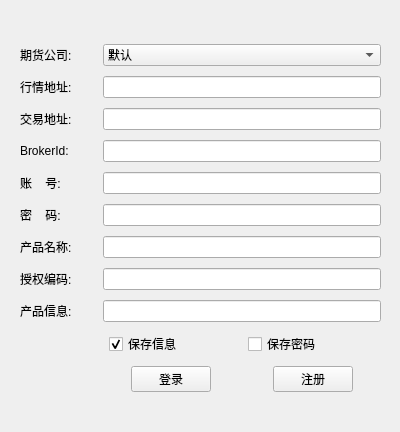
<?xml version="1.0" encoding="UTF-8"?>
<ui version="4.0">
 <class>Login</class>
 <widget class="QWidget" name="Login">
  <property name="geometry">
   <rect>
    <x>0</x>
    <y>0</y>
    <width>400</width>
    <height>432</height>
   </rect>
  </property>
  <property name="windowTitle">
   <string>Form</string>
  </property>
  <widget class="QWidget" name="layoutWidget">
   <property name="geometry">
    <rect>
     <x>20</x>
     <y>40</y>
     <width>361</width>
     <height>361</height>
    </rect>
   </property>
   <layout class="QVBoxLayout" name="verticalLayout">
    <item>
     <layout class="QHBoxLayout" name="horizontalLayout_7" stretch="5,18">
      <item>
       <widget class="QLabel" name="label_7">
        <property name="text">
         <string>期货公司:</string>
        </property>
       </widget>
      </item>
      <item>
       <widget class="QComboBox" name="comboBox">
        <item>
         <property name="text">
          <string>默认</string>
         </property>
        </item>
        <item>
         <property name="text">
          <string>Simnow电信一</string>
         </property>
        </item>
        <item>
         <property name="text">
          <string>Simnow电信二</string>
         </property>
        </item>
        <item>
         <property name="text">
          <string>Simnow移动</string>
         </property>
        </item>
        <item>
         <property name="text">
          <string>Simnow7*24小时</string>
         </property>
        </item>
        <item>
         <property name="text">
          <string>招金期货测试</string>
         </property>
        </item>
       </widget>
      </item>
     </layout>
    </item>
    <item>
     <layout class="QHBoxLayout" name="horizontalLayout" stretch="5,18">
      <item>
       <widget class="QLabel" name="label_2">
        <property name="text">
         <string>行情地址:</string>
        </property>
       </widget>
      </item>
      <item>
       <widget class="QLineEdit" name="Md_Edit"/>
      </item>
     </layout>
    </item>
    <item>
     <layout class="QHBoxLayout" name="horizontalLayout_2" stretch="5,18">
      <item>
       <widget class="QLabel" name="label_3">
        <property name="text">
         <string>交易地址:</string>
        </property>
       </widget>
      </item>
      <item>
       <widget class="QLineEdit" name="Td_Edit"/>
      </item>
     </layout>
    </item>
    <item>
     <layout class="QHBoxLayout" name="horizontalLayout_3" stretch="5,18">
      <item>
       <widget class="QLabel" name="label_4">
        <property name="text">
         <string>BrokerId:</string>
        </property>
       </widget>
      </item>
      <item>
       <widget class="QLineEdit" name="Broker_Edit"/>
      </item>
     </layout>
    </item>
    <item>
     <layout class="QHBoxLayout" name="horizontalLayout_4" stretch="5,18">
      <item>
       <widget class="QLabel" name="label_5">
        <property name="text">
         <string>账    号:</string>
        </property>
       </widget>
      </item>
      <item>
       <widget class="QLineEdit" name="Account_Edit"/>
      </item>
     </layout>
    </item>
    <item>
     <layout class="QHBoxLayout" name="horizontalLayout_5" stretch="5,18">
      <item>
       <widget class="QLabel" name="label_6">
        <property name="text">
         <string>密    码:</string>
        </property>
       </widget>
      </item>
      <item>
       <widget class="QLineEdit" name="Password_Edit"/>
      </item>
     </layout>
    </item>
    <item>
     <layout class="QHBoxLayout" name="horizontalLayout_9" stretch="5,18">
      <item>
       <widget class="QLabel" name="label_8">
        <property name="text">
         <string>产品名称:</string>
        </property>
       </widget>
      </item>
      <item>
       <widget class="QLineEdit" name="AppID_Edit"/>
      </item>
     </layout>
    </item>
    <item>
     <layout class="QHBoxLayout" name="horizontalLayout_10" stretch="5,18">
      <item>
       <widget class="QLabel" name="label_9">
        <property name="text">
         <string>授权编码:</string>
        </property>
       </widget>
      </item>
      <item>
       <widget class="QLineEdit" name="Authorization_Edit"/>
      </item>
     </layout>
    </item>
    <item>
     <layout class="QHBoxLayout" name="horizontalLayout_11" stretch="5,18">
      <item>
       <widget class="QLabel" name="label_10">
        <property name="text">
         <string>产品信息:</string>
        </property>
       </widget>
      </item>
      <item>
       <widget class="QLineEdit" name="ProductionInfo_Edit"/>
      </item>
     </layout>
    </item>
    <item>
     <layout class="QHBoxLayout" name="horizontalLayout_6" stretch="2,3,3">
      <item>
       <spacer name="horizontalSpacer">
        <property name="orientation">
         <enum>Qt::Horizontal</enum>
        </property>
        <property name="sizeHint" stdset="0">
         <size>
          <width>40</width>
          <height>20</height>
         </size>
        </property>
       </spacer>
      </item>
      <item>
       <widget class="QCheckBox" name="SaveAccount">
        <property name="text">
         <string>保存信息</string>
        </property>
        <property name="checked">
         <bool>true</bool>
        </property>
       </widget>
      </item>
      <item>
       <widget class="QCheckBox" name="SavePassword">
        <property name="text">
         <string>保存密码</string>
        </property>
       </widget>
      </item>
     </layout>
    </item>
    <item>
     <layout class="QHBoxLayout" name="horizontalLayout_8" stretch="4,2,2,2,1">
      <item>
       <spacer name="horizontalSpacer_2">
        <property name="orientation">
         <enum>Qt::Horizontal</enum>
        </property>
        <property name="sizeHint" stdset="0">
         <size>
          <width>40</width>
          <height>20</height>
         </size>
        </property>
       </spacer>
      </item>
      <item>
       <widget class="QPushButton" name="pushButton_login">
        <property name="text">
         <string>登录</string>
        </property>
       </widget>
      </item>
      <item>
       <spacer name="horizontalSpacer_3">
        <property name="orientation">
         <enum>Qt::Horizontal</enum>
        </property>
        <property name="sizeHint" stdset="0">
         <size>
          <width>40</width>
          <height>20</height>
         </size>
        </property>
       </spacer>
      </item>
      <item>
       <widget class="QPushButton" name="pushButton_simnow_registered">
        <property name="text">
         <string>注册</string>
        </property>
       </widget>
      </item>
      <item>
       <spacer name="horizontalSpacer_4">
        <property name="orientation">
         <enum>Qt::Horizontal</enum>
        </property>
        <property name="sizeHint" stdset="0">
         <size>
          <width>40</width>
          <height>20</height>
         </size>
        </property>
       </spacer>
      </item>
     </layout>
    </item>
   </layout>
  </widget>
 </widget>
 <resources/>
 <connections/>
</ui>
